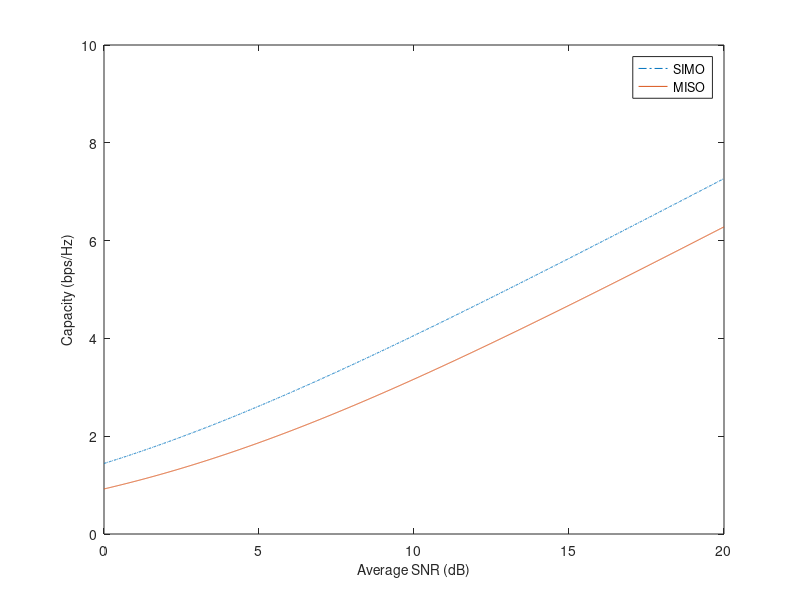

Write MATLAB code to recreate this figure.
% MATLAB script for Illustrative Problem 11.6
echo on;
H_simo = [1 0.5]';      % Channel realization
H_miso = [1 0.5];       % Channel realization
Nr_simo = 2;            % No. of receive antennas
Nt_miso = 2;            % No. of transmit antennas
n_simo = Nr_simo;
n_miso = Nt_miso;
SNR_dB = 0:0.01:20;     % SNR in dB
SNR = power(10,SNR_dB/10);
L = size(SNR,2);
% Preallocating for speed:
C_simo = zeros(1,L);
C_miso = zeros(1,L);
% Capacity calculations:
echo off;
for i = 1:L
    C_simo(i) = quadgk(@(x)log2(1 + SNR(i)*x).*power(x,n_simo-1).*exp(-x)/factorial(n_simo-1),0,inf);
    C_miso(i) = quadgk(@(x)log2(1 + SNR(i)*x/Nt_miso).*power(x,n_miso-1).*exp(-x)/factorial(n_miso-1),0,inf);
end
echo on;
% Plotting the results:
plot(SNR_dB,C_simo,'-.',SNR_dB,C_miso)
axis([0 20 0 10])
xlabel('Average SNR (dB)','fontsize',10)
ylabel('Capacity (bps/Hz)','fontsize',10)
legend('SIMO','MISO')